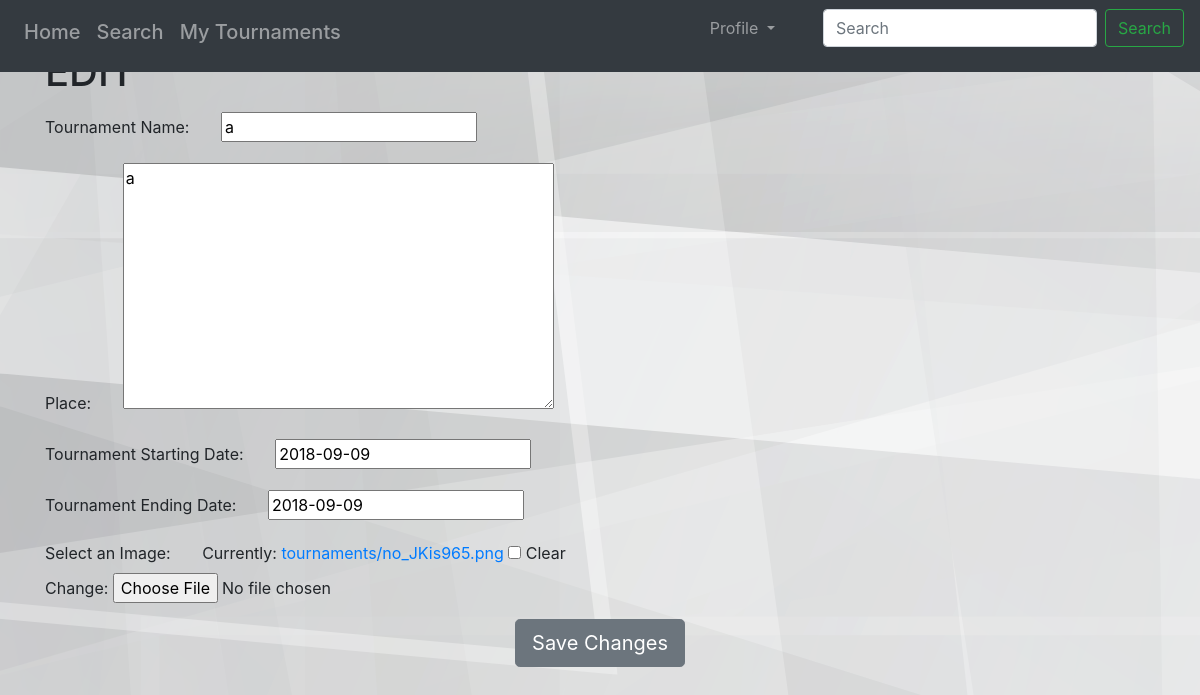
The page /tournament/1/edit (signed in) on the database its author committed.
### tournament/models.py (models this page shows, shortened)
class Tournament(models.Model):
    name = models.CharField(max_length=20, unique=True)
    image = models.ImageField(blank=True, upload_to='tournaments', default='tournaments/no.png')
    place = models.TextField()
    start_date = models.DateField()
    end_date = models.DateField(default=None)
    organizer = models.ForeignKey(Organizer, on_delete=models.CASCADE, null=True, blank=True)
    tournament_status = models.IntegerField(default=0)
    tournament_schedule = models.IntegerField(default=0)

### tournament/views.py (the view)
# urls.py: path('<int:tournament_id>/edit', views.tournament_info_edit, name='tournament_info_edit'),
def tournament_info_edit(request,tournament_id):
    try:
        Organizer.objects.get(pk=request.user.id)
        tournament = Tournament.objects.get(pk=tournament_id)
        if request.method == 'POST':
            form = TournamentCreationForm(request.POST, request.FILES, instance=tournament)
            if form.is_valid():
                form.save()
                messages.success(request,'successfully edited information !')
                return redirect('tournament:current_tournament',tournament_id)
        else:
            form = TournamentCreationForm(instance=tournament)
            context = {'form': form }
            return render(request, 'tournament/tournament_templates/tournament_details_edit.html', context)
    except Exception:
           return redirect('login')

### tournament/forms.py
class TournamentCreationForm(forms.ModelForm):
    class Meta:
        model = Tournament
        fields = [
            'name',
            'place',
            'start_date',
            'end_date',
            'image',
        ]
        labels = {
            'name': 'Tournament Name',
            'start_date': 'Tournament Starting Date',
            'end_date': 'Tournament Ending Date',
            'image' : 'Select an Image',
        }

### tournament/templates/tournament/tournament_templates/tournament_details_edit.html (shortened to what this page needs)
{% extends 'organizer/base.html' %}
{% block body %}
    {% load staticfiles %}
    <link  rel="stylesheet" type="text/css" href="{% static 'organizer/base.css' %}">
       <div class="container">
        <p><h1>EDIT</h1></p>
           <form  method="POST">
                {% load widget_tweaks %}
                 {% for field in form %}
                     <div class="form-group">
                     <p>  {{ field.label_tag }}  &nbsp &nbsp &nbsp
                    {{ field }}
                     </p>
                     </div>
                 {% endfor %}
             <div class="row">
            <button type="submit" class="btn  btn-lg btn-secondary mx-auto">Save Changes</button>
             </div>
          </form>
        </div>
{% endblock %}

### organizer/static/organizer/base.css (style rules this page uses)
body { background-image: url('images/2.png') }

### rows shown on the page
Tournament: form "a" "a" "2018-09-09" "2018-09-09"

### other values the page prints
{{ field.label_tag }} "Tournament Name:" "Place:" "Tournament Starting Date:" "Tournament Ending Date:" "Select an Image:"
